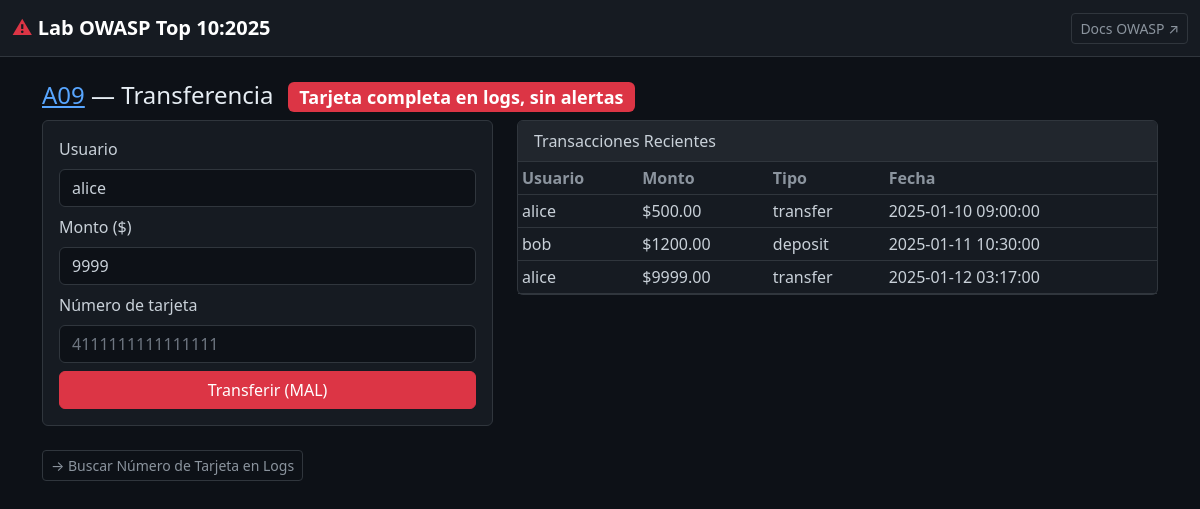
/a09/transfer-bad, run on the app's committed database.
### tables this page shows
CREATE TABLE a09_transactions (
            id INTEGER PRIMARY KEY,
            username TEXT,
            amount REAL,
            type TEXT,
            timestamp TEXT
        );

### app/labs/a09_logging.py (the view)
@a09.route('/transfer-bad', methods=['GET', 'POST'])
def transfer_bad():
    message = None
    if request.method == 'POST':
        username = request.form.get('username', 'alice')
        amount   = float(request.form.get('amount', 0))
        card     = request.form.get('card', '')
        bad_logger.info(f"TRANSFER user={username} amount={amount} card={card}")
        message = f"Transfer of ${amount:.2f} processed."
    db = get_db()
    txns = db.execute("SELECT * FROM a09_transactions").fetchall()
    return render_template('a09/transfer_bad.html', transactions=txns, message=message)

### app/database.py (called while the page is built)
def get_db():
    if 'db' not in g:
        g.db = sqlite3.connect(DB_PATH)
        g.db.row_factory = sqlite3.Row
    return g.db

### templates/a09/transfer_bad.html (shortened to what this page needs)
{% extends "base.html" %}
{% block content %}
<h4><a href="/a09/">A09</a> — Transferencia
  <span class="badge bg-danger ms-2">Tarjeta completa en logs, sin alertas</span>
</h4>
<div class="row">
  <div class="col-md-5">
    <div class="card mb-3">
      <div class="card-body">
        <form method="post">
          <div class="mb-2"><label class="form-label">Usuario</label>
            <input name="username" class="form-control" value="alice"></div>
          <div class="mb-2"><label class="form-label">Monto ($)</label>
            <input name="amount" type="number" step="0.01" class="form-control" value="9999"></div>
          <div class="mb-2"><label class="form-label">Número de tarjeta</label>
            <input name="card" class="form-control" placeholder="4111111111111111"></div>
          <button class="btn btn-danger w-100">Transferir (MAL)</button>
        </form>
      </div>
    </div>
  </div>
  <div class="col-md-7">
    <div class="card">
      <div class="card-header">Transacciones Recientes</div>
      <div class="card-body p-0">
        <table class="table table-dark table-sm mb-0">
          <thead><tr><th>Usuario</th><th>Monto</th><th>Tipo</th><th>Fecha</th></tr></thead>
          <tbody>
            {% for t in transactions %}
            <tr class="{{ 'table-danger' if t.amount > 5000 else '' }}">
              <td>{{ t.username }}</td>
              <td>${{ "%.2f"|format(t.amount) }}</td>
              <td>{{ t.type }}</td>
              <td>{{ t.timestamp }}</td>
            </tr>
            {% endfor %}
          </tbody>
        </table>
      </div>
    </div>
  </div>
</div>
<a href="/a09/view-logs" class="btn btn-outline-secondary btn-sm mt-2">→ Buscar Número de Tarjeta en Logs</a>
{% endblock %}

### templates/base.html (shortened to what this page needs)
<!DOCTYPE html>
<html lang="es">
<head>
  <link href="https://cdn.jsdelivr.net/npm/bootstrap@5.3.3/dist/css/bootstrap.min.css" rel="stylesheet">
</head>
<body>
<nav class="navbar navbar-expand-lg navbar-dark">
  <div class="container-fluid">
    <a class="navbar-brand fw-bold" href="/">
      <span class="text-danger">⚠</span> Lab OWASP Top 10:2025
    </a>
    <div class="d-flex">
      <a href="https://owasp.org/Top10/2025/" target="_blank" class="btn btn-sm btn-outline-secondary">
        Docs OWASP ↗
      </a>
    </div>
  </div>
</nav>
<div class="container mt-4">
  {% block content %}{% endblock %}
</div>
</body>
</html>

### templates/base.html (style rules this page uses)
:root { color-scheme: dark; }
body { background: #0d1117; color: #c9d1d9; }
h1,h2,h3,h4,h5,h6 { color: #e6edf3; }
p, li, td, th, label, .form-label, .form-check-label, .card-text, .card-title, .card-body { color: #c9d1d9; }
a { color: #58a6ff; }
.navbar { background: #161b22 !important; border-bottom: 1px solid #30363d; }
.card { background: #161b22; border: 1px solid #30363d; }
.card-header { background: #21262d; border-bottom: 1px solid #30363d; color: #c9d1d9; }
.form-control, .form-select, textarea.form-control { background: #0d1117; border-color: #30363d; color: #c9d1d9; }
::placeholder { color: #6e7681 !important; opacity: 1; }
.table { color: #c9d1d9; border-color: #30363d; }
.table > :not(caption) > * > * { background-color: transparent; color: #c9d1d9; border-color: #30363d; }
.table thead th { color: #8b949e; border-color: #30363d; }
.table-dark { --bs-table-bg: #161b22; --bs-table-border-color: #30363d; --bs-table-striped-bg: #1c2128; --bs-table-hover-bg: #21262d; color: #c9d1d9; }
.table-danger { --bs-table-bg: rgba(218,54,51,.15); color: #ff7b72; }
.btn-outline-secondary { color: #8b949e; border-color: #30363d; }

### data on the page
a09_transactions: username "alice", amount "500.00", type "transfer", timestamp "2025-01-10 09:00:00"
a09_transactions: username "bob", amount "1200.00", type "deposit", timestamp "2025-01-11 10:30:00"
a09_transactions: username "alice", amount "9999.00", type "transfer", timestamp "2025-01-12 03:17:00"
